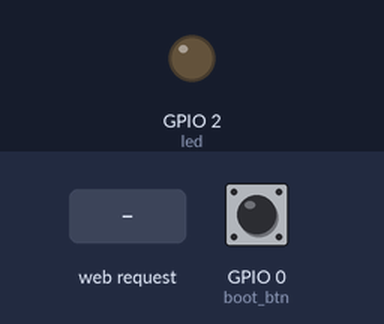
The program below on a simulated ESP32 board running MicroPython. Shown: output pins drawn as LEDs (lit = HIGH). The inputs (shaded band) are chosen by the test bench; at power-on: GPIO 0 (boot_btn) HIGH. The board's own WiFi access point starts at once; library files of the repository ran but are not shown: 1 file(s); what the program prints to the serial console is not drawn.

Above: at 1.2 s.
1.3 s: HTTP request GET /toggle received
At 1.6 s:
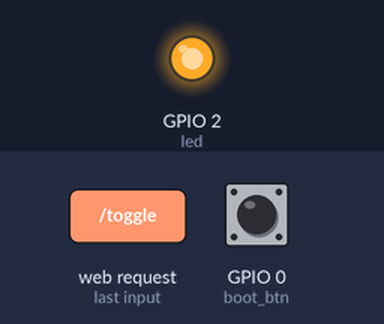
2.8 s: HTTP request GET /led=off received
At 4.0 s:
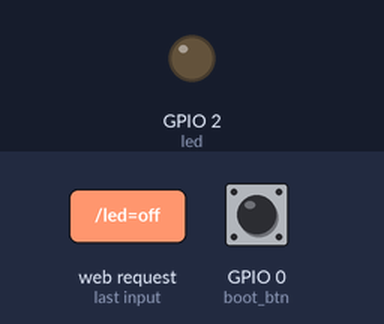
4.3 s: HTTP request GET /led=on received
At 5.1 s:
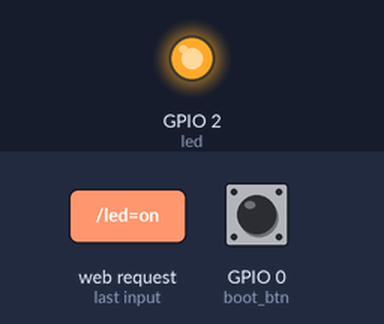
Timing chart, 0 to 7.3 s (numbered marks = the images above; inputs shaded):
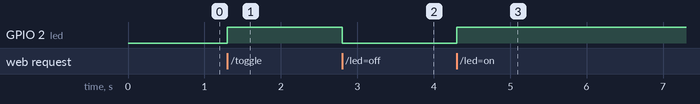

Measured:
- after the input at 1.3 s, GPIO 2 (led): LOW → HIGH at once
- after the input at 2.8 s, GPIO 2 (led): HIGH → LOW at once
- after the input at 4.3 s, GPIO 2 (led): LOW → HIGH at once

The program:

main.py
```python
import network
import socket
from machine import Pin
import time

# LED et bouton BOOT
led = Pin(2, Pin.OUT)
boot_btn = Pin(0, Pin.IN, Pin.PULL_UP)
led_state = False
last_btn_state = 1

# HTML
html = """<!DOCTYPE html>
<html>
<head><meta charset="utf-8"><title>ESP32 LED</title></head>
<body>
<h1>ESP32 LED Control</h1>
<p>LED state: <span id="state">UNKNOWN</span></p>
<button onclick="toggle()">Toggle LED</button>
<script>
function updateState() {
    fetch('/status').then(r => r.text()).then(s => document.getElementById('state').innerText = s=="1"?"ON":"OFF");
}
setInterval(updateState, 500);
function toggle() { fetch('/toggle'); }
</script>
</body>
</html>
"""

# Lancer AP
ap = network.WLAN(network.AP_IF)
ap.active(True)
ap.config(essid="ESP32_AP", password="12345678")
print("AP active, IP:", ap.ifconfig()[0])

# Serveur HTTP
s = socket.socket(socket.AF_INET, socket.SOCK_STREAM)
s.bind(('0.0.0.0', 80))
s.listen(5)
print("Server listening...")

while True:
    # Vérifier bouton BOOT
    current = boot_btn.value()
    if last_btn_state == 1 and current == 0:
        led_state = not led_state
        led.value(led_state)
        print("BOOT pressed, LED:", "ON" if led_state else "OFF")
        time.sleep(0.2)
    last_btn_state = current

    # Accepter connexions HTTP
    conn, addr = s.accept()
    try:
        req = conn.recv(1024).decode()
        first_line = req.split('\r\n')[0]
        if 'GET /toggle' in first_line:
            led_state = not led_state
            led.value(led_state)
        elif 'GET /led=on' in first_line:
            led_state = True
            led.value(1)
        elif 'GET /led=off' in first_line:
            led_state = False
            led.value(0)
        elif 'GET /status' in first_line:
            conn.send(b"HTTP/1.0 200 OK\r\nContent-type: text/plain\r\n\r\n")
            conn.send(b"1" if led.value() else b"0")
            conn.close()
            continue

        conn.send(b"HTTP/1.0 200 OK\r\nContent-type: text/html\r\n\r\n")
        conn.send(html.encode())
    except Exception as e:
        print("Error:", e)
    finally:
        conn.close()
```
